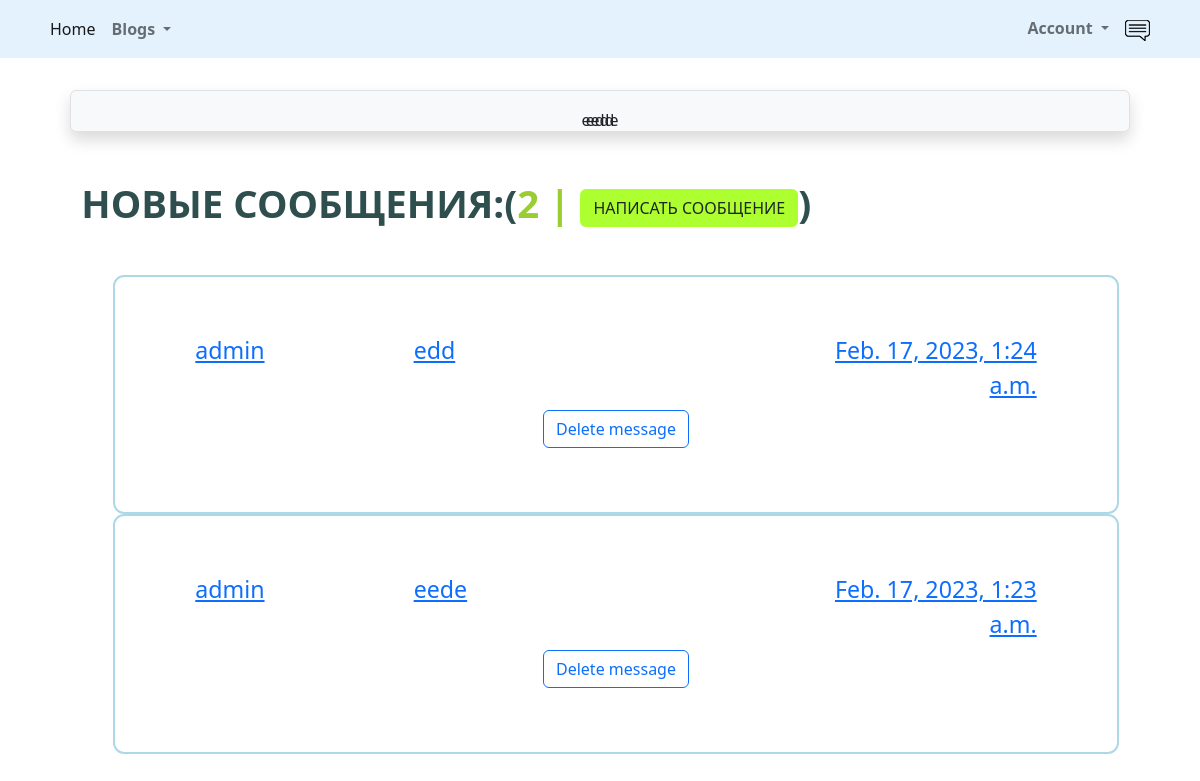
The page /accounts/profile/inbox (signed in) on the database as committed earlier.
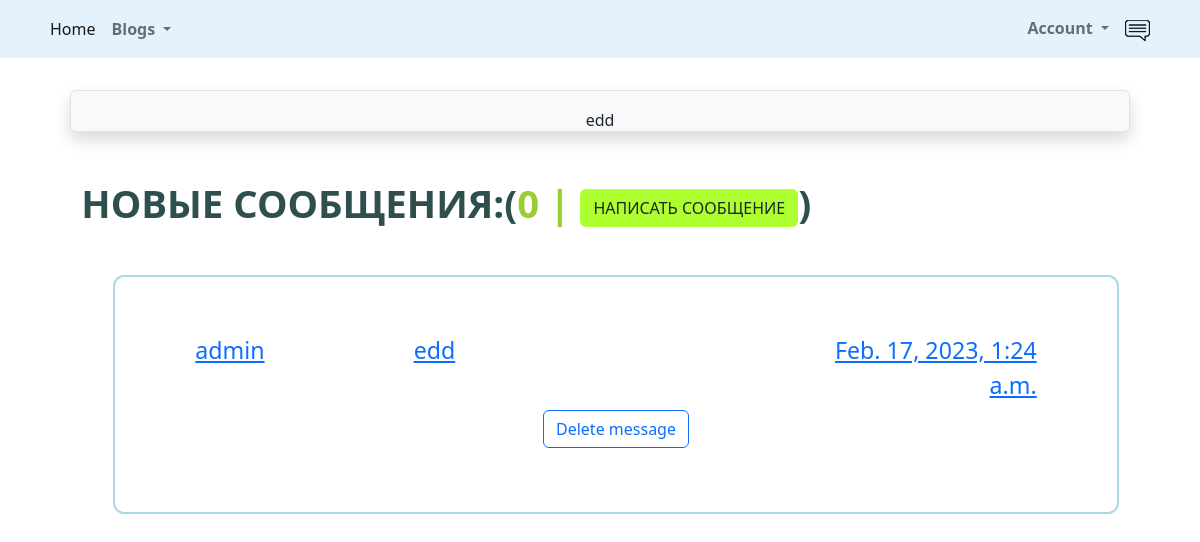
The same page on the database as committed later.
### src/accounts/models.py (models this page shows)
class Message(models.Model):
    sender = models.ForeignKey(User, on_delete=models.SET_NULL, null=True, blank=True)
    recipient = models.ForeignKey(User, on_delete=models.SET_NULL, null=True, blank=True, related_name='messages')
    name = models.CharField(max_length=200, null=True, blank=True)
    subject = models.CharField(max_length=200, null=True, blank=True)
    body = models.TextField(max_length=1000)
    is_readed = models.BooleanField(default=False, null=True)
    created = models.DateTimeField(auto_now_add=True)
    id = models.UUIDField(default=uuid.uuid4, unique=True, primary_key=True, editable=False)
    def __str__(self):
        return self.subject
    class Meta:
        ordering = ['is_readed', '-created']

class User(AbstractUser):
    is_activated = models.BooleanField(default=True, db_index=True)
    avatar = models.ImageField(upload_to=avatar_place, default='profile/default.png')
    birthday = models.DateField(null=True, blank=True)
    city = models.CharField(max_length=50, null=True, blank=True)
    class Meta(AbstractUser.Meta):
        db_table = 'user'
    def __str__(self):
        return self.username

### src/accounts/views.py (the view)
# urls.py: path('profile/inbox', inbox, name='inbox'),
@login_required
def inbox(request):
    user = request.user
    messages = user.messages.all()
    count_of_unreaded = messages.filter(is_readed=False).count()
    return render(request, 'messages/inbox.html', {'messages': messages, 'count_of_unreaded': count_of_unreaded})

### src/accounts/templates/messages/inbox.html
{% extends 'base.html' %}
{% load static %}
{% block content %}
    <link rel="stylesheet" type="text/css" href="{% static 'message/css/message.css' %}">
<main class="inbox my-xl">
  <div class="content-box">
    <h3 class="inbox__title">Новые сообщения:(<span>{{count_of_unreaded}} | <a href="{% url 'accounts:create_message' %}" class="btn btn--sub btn--lg">Написать сообщение </a></span>)</h3>
    <ul class="messages">
      {% for message in messages %}
      {% if message.is_read == False %}
      <li class="message message--unread">
        {% else %}
      <li class="message">
        {% endif %}
        <a href="{% url 'accounts:message' message.id %}">
          <span class="message__author">{{message.sender}}</span>
          <span class="message__subject">{{message.subject}}</span>
          <span class="message__date">{{message.created}}</span>
        <center><span><a class="btn btn-outline-primary m-2"
                           href="{% url 'accounts:delete_message' message.id %}">Delete message</a></span></center>
        </a>
      </li>
      {% endfor %}
    </ul>
  </div>
</main>
{% endblock content %}

### src/templates/includes/messages.html
{% if messages %}
    {% for message in messages %}
        <div class="alert alert-{% if message.tags == 'error' %}danger {% else %}{{ message.tags }} {% endif %}" role="alert">
        {{ message }}
        </div>
    {% endfor %}
{% endif %}

Rows that differ between the two databases and show on the page:
removed Message: subject "eede", sender "admin", created "Feb. 17, 2023, 1:23 a.m."
Other text that changed with them:
{{ count_of_unreaded }}: "2" → "0"
